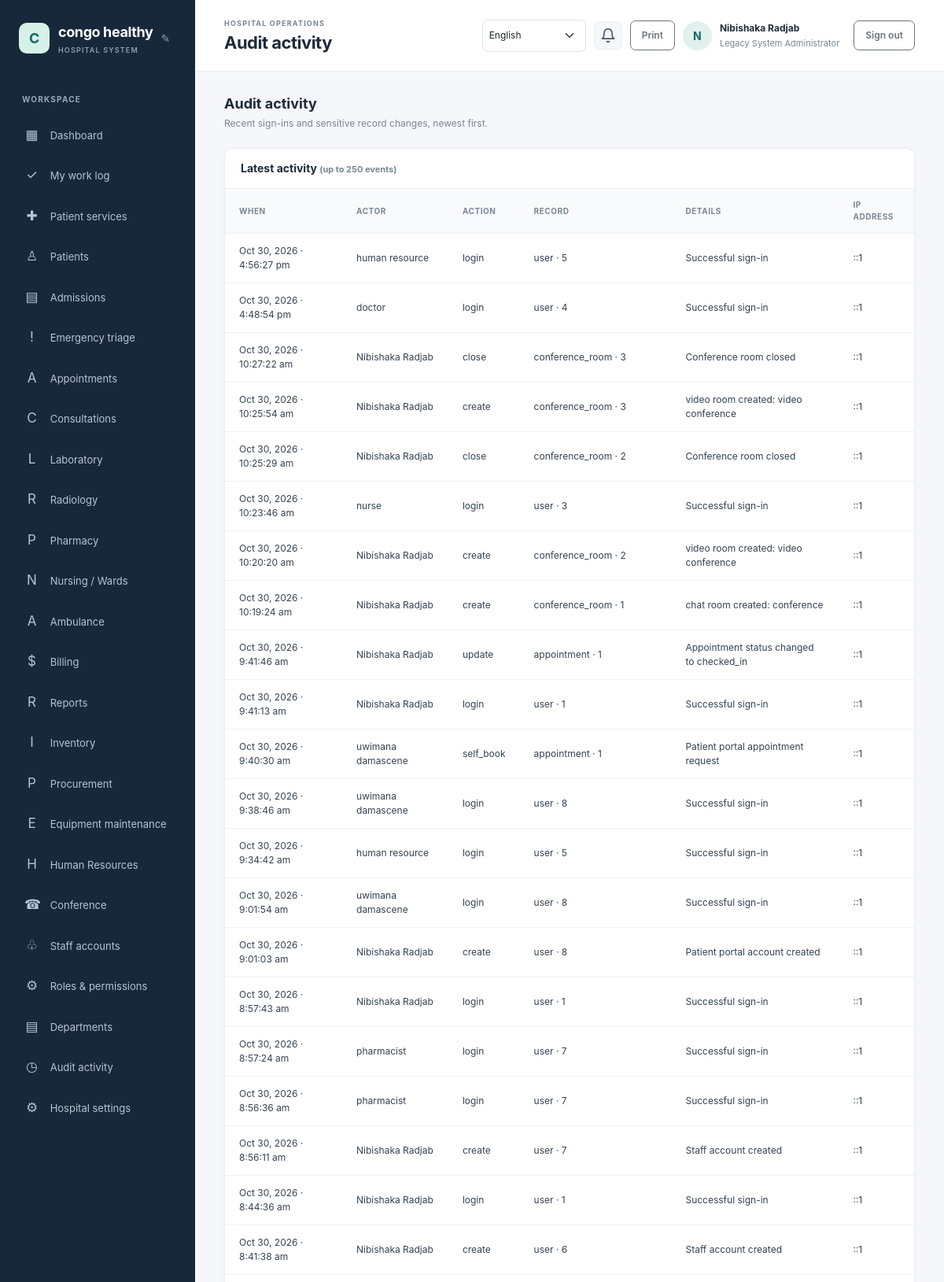
The app's page /admin/audit.php (signed in, upper part) with its own data.
### tables this page shows
CREATE TABLE `hospital_settings` (
  `setting_key` varchar(80) NOT NULL,
  `setting_value` text NOT NULL,
  `updated_at` timestamp NOT NULL DEFAULT current_timestamp() ON UPDATE current_timestamp()
);

CREATE TABLE `users` (
  `id` bigint(20) UNSIGNED NOT NULL,
  `role_id` tinyint(3) UNSIGNED NOT NULL,
  `full_name` varchar(160) NOT NULL,
  `email` varchar(190) NOT NULL,
  `password_hash` varchar(255) NOT NULL,
  `is_active` tinyint(1) NOT NULL DEFAULT 1,
  `payment_method` enum('bank_transfer','mobile_money','paypal','other') DEFAULT NULL,
  `payment_details` varchar(255) DEFAULT NULL,
  `last_login_at` datetime DEFAULT NULL,
  `created_at` timestamp NOT NULL DEFAULT current_timestamp()
);

CREATE TABLE `roles` (
  `id` tinyint(3) UNSIGNED NOT NULL,
  `role_key` varchar(40) NOT NULL,
  `name` varchar(80) NOT NULL
);

CREATE TABLE `audit_logs` (
  `id` bigint(20) UNSIGNED NOT NULL,
  `actor_user_id` bigint(20) UNSIGNED DEFAULT NULL,
  `action` varchar(80) NOT NULL,
  `entity_type` varchar(80) NOT NULL,
  `entity_id` varchar(80) DEFAULT NULL,
  `details` varchar(500) DEFAULT NULL,
  `ip_address` varchar(45) DEFAULT NULL,
  `created_at` timestamp NOT NULL DEFAULT current_timestamp()
);

### config/database.php (called while the page is built, shortened)
<?php
$host = getenv('DB_HOST') ?: '127.0.0.1';
$port = getenv('DB_PORT') ?: '3306';
$name = getenv('DB_NAME') ?: 'hospital_management';
$user = getenv('DB_USER') ?: 'root';
$password = getenv('DB_PASSWORD') ?: '';
try {
    $pdo = new PDO(
        "mysql:host={$host};port={$port};dbname={$name};charset=utf8mb4",
        $user,
        $password,
        [
            PDO::ATTR_ERRMODE => PDO::ERRMODE_EXCEPTION,
            PDO::ATTR_DEFAULT_FETCH_MODE => PDO::FETCH_ASSOC,
            PDO::ATTR_EMULATE_PREPARES => false,
        ]
    );
} catch (PDOException $exception) {
    error_log('Database connection failed: ' . $exception->getMessage());
    http_response_code(500);
    exit('Database connection failed. Check the database settings and import database/schema.sql.');
}
return $pdo;

### includes/functions.php (called while the page is built, shortened)
<?php
function e(?string $value): string
{
    return htmlspecialchars($value ?? '', ENT_QUOTES | ENT_SUBSTITUTE, 'UTF-8');
}
function get_hospital_name(): string
{
    global $pdo;
    static $name = null;
    if ($name === null) {
        try {
            $name = (string) $pdo->query(
                "SELECT setting_value FROM hospital_settings WHERE setting_key = 'hospital_name'"
            )->fetchColumn();
        } catch (\Throwable) {
            $name = 'KivuCare';
        }
    }
    return $name;
}

### includes/auth.php (called while the page is built, shortened)
<?php
require_once __DIR__ . '/bootstrap.php';
function require_login(): void
{
    global $pdo;
    $statement = $pdo->prepare(
        'SELECT u.is_active, r.id AS role_id, r.role_key, r.name AS role_name
         FROM users u JOIN roles r ON r.id = u.role_id WHERE u.id = :id'
    );
    $statement->execute(['id' => $_SESSION['user']['id']]);
}
function has_permission(string $permissionKey): bool
{
    static $permissionsByRole = [];
    $roleId = (int) (current_user()['role_id'] ?? 0);
    if (!isset($permissionsByRole[$roleId])) {
        global $pdo;
        $statement = $pdo->prepare(
            'SELECT p.permission_key
             FROM role_permissions rp
             JOIN permissions p ON p.id = rp.permission_id
             WHERE rp.role_id = :role_id'
        );
        $statement->execute(['role_id' => $roleId]);
        $permissionsByRole[$roleId] = array_fill_keys(
            array_column($statement->fetchAll(), 'permission_key'),
            true
        );
    }
    return isset($permissionsByRole[$roleId][$permissionKey]);
}
function require_permission(string $permissionKey): void
{
    require_login();
}
function current_user(): array
{
    return $_SESSION['user'] ?? [];
}

### admin/audit.php (the view, shortened to what this page needs)
<?php
require_once __DIR__ . '/../includes/auth.php';
require_permission('audit.view');
$logs = $pdo->query(
    'SELECT l.action, l.entity_type, l.entity_id, l.details, l.ip_address, l.created_at, u.full_name
     FROM audit_logs l LEFT JOIN users u ON u.id = l.actor_user_id
     ORDER BY l.created_at DESC LIMIT 250'
)->fetchAll();
$pageTitle = 'Audit activity';
require __DIR__ . '/../includes/header.php';
?>
<div class="page-heading"><div><h2>Audit activity</h2><p>Recent sign-ins and sensitive record changes, newest first.</p></div></div>
<section class="content-card mt-0">
    <div class="card-heading"><h3>Latest activity <span class="subtle">(up to 250 events)</span></h3></div>
    <div class="table-responsive"><table class="table"><thead><tr><th>When</th><th>Actor</th><th>Action</th><th>Record</th><th>Details</th><th>IP address</th></tr></thead><tbody>
        <?php if ($logs === []): ?><tr><td class="empty-state" colspan="6">No audit activity has been recorded yet.</td></tr><?php else: foreach ($logs as $log): ?>
            <tr><td><?= e(date('M j, Y · g:i:s a', strtotime($log['created_at']))) ?></td><td><?= e($log['full_name'] ?: 'Deleted account') ?></td><td><?= e($log['action']) ?></td><td><?= e($log['entity_type'] . ($log['entity_id'] ? ' · ' . $log['entity_id'] : '')) ?></td><td><?= e($log['details'] ?: '—') ?></td><td><?= e($log['ip_address'] ?: '—') ?></td></tr>
        <?php endforeach; endif; ?>
    </tbody></table></div>
</section>
<?php require __DIR__ . '/../includes/footer.php'; ?>

### includes/header.php (shortened to what this page needs)
<?php
$pageTitle = $pageTitle ?? 'Dashboard';
$user = current_user();
$_hospitalName = get_hospital_name();
?>
<!doctype html>
<html lang="en">
<head>
    <link href="https://cdn.jsdelivr.net/npm/bootstrap@5.3.3/dist/css/bootstrap.min.css" rel="stylesheet">
    <link href="/hospital%20management/assets/css/app.css" rel="stylesheet">
</head>
<body>
<div class="app-shell">
    <aside class="sidebar" id="workspace-menu" aria-label="Workspace navigation">
        <div class="brand-wrap">
            <a class="brand" href="/hospital%20management/dashboard.php"><span class="brand-mark"><?= e(strtoupper(substr($_hospitalName, 0, 1))) ?></span><span><?= e($_hospitalName) ?><small>HOSPITAL SYSTEM</small></span></a>
            <?php if (has_permission('settings.manage') || ($user['role_key'] ?? '') === 'hospital_admin'): ?>
            <button id="brand-edit-btn" class="brand-edit-btn" title="Edit hospital name">&#9998;</button>
            <?php endif; ?>
        </div>
        <div class="nav-label">WORKSPACE</div>
        <nav class="nav flex-column">
            <a class="nav-link" href="/hospital%20management/dashboard.php"><span>▦</span> Dashboard</a>
            <?php if (has_permission('work_logs.view_own')): ?>
                <a class="nav-link" href="/hospital%20management/work-log/index.php"><span>✓</span> My work log</a>
            <?php endif; ?>
            <?php if (has_permission('patient_services.view_own') || has_permission('patient_services.view_all')): ?>
                <a class="nav-link" href="/hospital%20management/patient-services/index.php"><span>✚</span> Patient services</a>
            <?php endif; ?>
            <?php if (has_permission('patients.view')): ?>
                <a class="nav-link" href="/hospital%20management/patient/index.php"><span>♙</span> Patients</a>
            <?php endif; ?>
            <?php if (has_permission('admissions.view')): ?>
                <a class="nav-link" href="/hospital%20management/admission/index.php"><span>▤</span> Admissions</a>
            <?php endif; ?>
            <?php if (has_permission('triage.view')): ?>
                <a class="nav-link" href="/hospital%20management/emergency/index.php"><span>!</span> Emergency triage</a>
            <?php endif; ?>
            <?php if (has_permission('appointments.view')): ?>
                <a class="nav-link" href="/hospital%20management/appointments/index.php"><span>A</span> Appointments</a>
            <?php endif; ?>
            <?php if (has_permission('visits.view')): ?>
                <a class="nav-link" href="/hospital%20management/consultations/index.php"><span>C</span> Consultations</a>
            <?php endif; ?>
            <?php if (has_permission('lab.requests.view') || has_permission('lab.results.view')): ?>
                <a class="nav-link" href="/hospital%20management/laboratory/index.php"><span>L</span> Laboratory</a>
            <?php endif; ?>
            <?php if (has_permission('radiology.requests.view') || has_permission('radiology.results.manage')): ?>
                <a class="nav-link" href="/hospital%20management/radiology/index.php"><span>R</span> Radiology</a>
            <?php endif; ?>
            <?php if (has_permission('prescriptions.create') || has_permission('prescriptions.view') || has_permission('pharmacy.dispense')): ?>
                <a class="nav-link" href="/hospital%20management/pharmacy/index.php"><span>P</span> Pharmacy</a>
            <?php endif; ?>
            <?php if (has_permission('nursing_notes.manage')): ?>
                <a class="nav-link" href="/hospital%20management/nursing/index.php"><span>N</span> Nursing / Wards</a>
            <?php endif; ?>
            <?php if (has_permission('ambulance.manage') || has_permission('ambulance.requests.create') || has_permission('emergency_requests.view')): ?>
                <a class="nav-link" href="/hospital%20management/ambulance/index.php"><span>A</span> Ambulance</a>
            <?php endif; ?>
            <?php if (has_permission('billing.overview') || has_permission('billing.view') || has_permission('invoices.manage') || has_permission('payments.manage') || has_permission('financial_reports.view')): ?>
                <a class="nav-link" href="/hospital%20management/billing/index.php"><span>$</span> Billing</a>
            <?php endif; ?>
            <?php if (has_permission('reports.view') || has_permission('financial_reports.view') || has_permission('inventory.reports') || has_permission('pharmacy.reports')): ?>
                <a class="nav-link" href="/hospital%20management/reports/index.php"><span>R</span> Reports</a>
            <?php endif; ?>
            <?php if (has_permission('inventory.view')): ?>
                <a class="nav-link" href="/hospital%20management/inventory/index.php"><span>I</span> Inventory</a>
            <?php endif; ?>
            <?php if (has_permission('purchase_orders.manage') || has_permission('suppliers.manage')): ?>
                <a class="nav-link" href="/hospital%20management/inventory/purchases.php"><span>P</span> Procurement</a>
            <?php endif; ?>
            <?php if (has_permission('inventory.view')): ?>
                <a class="nav-link" href="/hospital%20management/inventory/equipment.php"><span>E</span> Equipment maintenance</a>
            <?php endif; ?>
            <?php if (has_permission('attendance.manage') || has_permission('payroll.manage') || has_permission('employees.manage')): ?>
                <a class="nav-link" href="/hospital%20management/hr/index.php"><span>H</span> Human Resources</a>
            <?php endif; ?>
            <a class="nav-link" href="/hospital%20management/conference/index.php"><span>&#9742;</span> Conference</a>
            <?php if (has_permission('users.view')): ?>
                <a class="nav-link" href="/hospital%20management/admin/users.php"><span>♧</span> Staff accounts</a>
            <?php endif; ?>
            <?php if (has_permission('roles.manage')): ?>
                <a class="nav-link" href="/hospital%20management/admin/roles.php"><span>⚙</span> Roles & permissions</a>
            <?php endif; ?>
            <?php if (has_permission('departments.manage')): ?>
                <a class="nav-link" href="/hospital%20management/admin/departments.php"><span>▤</span> Departments</a>
            <?php endif; ?>
            <?php if (has_permission('audit.view')): ?>
                <a class="nav-link" href="/hospital%20management/admin/audit.php"><span>◷</span> Audit activity</a>
            <?php endif; ?>
            <?php if (has_permission('settings.manage') || ($user['role_key'] ?? '') === 'hospital_admin'): ?>
                <a class="nav-link" href="/hospital%20management/admin/settings.php"><span>⚙</span> Hospital settings</a>
            <?php endif; ?>
        </nav>
    </aside>
    <main class="main-content">
        <header class="topbar">
            <div class="topbar-heading">
                <div>
                    <div class="eyebrow">HOSPITAL OPERATIONS</div>
                    <h1><?= e($pageTitle) ?></h1>
                </div>
            </div>
            <div class="user-menu">
                <?= render_language_switcher() ?>
                <div class="notif-bell no-print" id="notifBell" title="Notifications" role="button" tabindex="0" aria-haspopup="true" aria-expanded="false">
                    <svg class="notif-icon" xmlns="http://www.w3.org/2000/svg" width="20" height="20" viewBox="0 0 24 24" fill="none" stroke="currentColor" stroke-width="2" stroke-linecap="round" stroke-linejoin="round" aria-hidden="true"><path d="M18 8A6 6 0 0 0 6 8c0 7-3 9-3 9h18s-3-2-3-9"/><path d="M13.73 21a2 2 0 0 1-3.46 0"/></svg>
                </div>
                <button class="btn btn-sm btn-outline-secondary print-page no-print" type="button" onclick="window.print()">Print</button>
                <a class="avatar no-print" href="/hospital%20management/profile.php" title="Edit profile"><?= e(strtoupper(substr($user['full_name'] ?? 'U', 0, 1))) ?></a>
                <a class="user-detail no-print" href="/hospital%20management/profile.php"><strong><?= e($user['full_name'] ?? '') ?></strong><span><?= e($user['role_name'] ?? '') ?></span></a>
                <form method="post" action="/hospital%20management/logout.php" class="ms-2">
                    <button class="btn btn-sm btn-outline-secondary" type="submit">Sign out</button>
                </form>
            </div>
        </header>
        <section class="page-body">

### records on screen
hospital_settings: setting_value "C", setting_value "congo healthy"
users: role.name "Legacy System Administrator"
audit_logs: created_at "Oct 30, 2026 · 4:56:27 pm", actor_user.full_name "human resource", action "login", entity_type+entity "user · 5", details "Successful sign-in", ip_address "::1"
audit_logs: created_at "Oct 30, 2026 · 4:48:54 pm", actor_user.full_name "doctor", action "login", entity_type+entity "user · 4", details "Successful sign-in", ip_address "::1"
audit_logs: created_at "Oct 30, 2026 · 10:27:22 am", actor_user.full_name "Nibishaka Radjab", action "close", entity_type+entity "conference_room · 3", details "Conference room closed", ip_address "::1"
audit_logs: created_at "Oct 30, 2026 · 10:25:54 am", actor_user.full_name "Nibishaka Radjab", action "create", entity_type+entity "conference_room · 3", details "video room created: video conference", ip_address "::1"
audit_logs: created_at "Oct 30, 2026 · 10:25:29 am", actor_user.full_name "Nibishaka Radjab", action "close", entity_type+entity "conference_room · 2", details "Conference room closed", ip_address "::1"
audit_logs: created_at "Oct 30, 2026 · 10:23:46 am", actor_user.full_name "nurse", action "login", entity_type+entity "user · 3", details "Successful sign-in", ip_address "::1"
audit_logs: created_at "Oct 30, 2026 · 10:20:20 am", actor_user.full_name "Nibishaka Radjab", action "create", entity_type+entity "conference_room · 2", details "video room created: video conference", ip_address "::1"
audit_logs: created_at "Oct 30, 2026 · 10:19:24 am", actor_user.full_name "Nibishaka Radjab", action "create", entity_type+entity "conference_room · 1", details "chat room created: conference", ip_address "::1"
audit_logs: created_at "Oct 30, 2026 · 9:41:46 am", actor_user.full_name "Nibishaka Radjab", action "update", entity_type+entity "appointment · 1", details "Appointment status changed to checked_in", ip_address "::1"
audit_logs: created_at "Oct 30, 2026 · 9:41:13 am", actor_user.full_name "Nibishaka Radjab", action "login", entity_type+entity "user · 1", details "Successful sign-in", ip_address "::1"
audit_logs: created_at "Oct 30, 2026 · 9:40:30 am", actor_user.full_name "uwimana damascene", action "self_book", entity_type+entity "appointment · 1", details "Patient portal appointment request", ip_address "::1"
audit_logs: created_at "Oct 30, 2026 · 9:38:46 am", actor_user.full_name "uwimana damascene", action "login", entity_type+entity "user · 8", details "Successful sign-in", ip_address "::1"
audit_logs: created_at "Oct 30, 2026 · 9:34:42 am", actor_user.full_name "human resource", action "login", entity_type+entity "user · 5", details "Successful sign-in", ip_address "::1"
audit_logs: created_at "Oct 30, 2026 · 9:01:54 am", actor_user.full_name "uwimana damascene", action "login", entity_type+entity "user · 8", details "Successful sign-in", ip_address "::1"
audit_logs: created_at "Oct 30, 2026 · 9:01:03 am", actor_user.full_name "Nibishaka Radjab", action "create", entity_type+entity "user · 8", details "Patient portal account created", ip_address "::1"
audit_logs: created_at "Oct 30, 2026 · 8:57:43 am", actor_user.full_name "Nibishaka Radjab", action "login", entity_type+entity "user · 1", details "Successful sign-in", ip_address "::1"
audit_logs: created_at "Oct 30, 2026 · 8:57:24 am", actor_user.full_name "pharmacist", action "login", entity_type+entity "user · 7", details "Successful sign-in", ip_address "::1"
audit_logs: created_at "Oct 30, 2026 · 8:56:36 am", actor_user.full_name "pharmacist", action "login", entity_type+entity "user · 7", details "Successful sign-in", ip_address "::1"
audit_logs: created_at "Oct 30, 2026 · 8:56:11 am", actor_user.full_name "Nibishaka Radjab", action "create", entity_type+entity "user · 7", details "Staff account created", ip_address "::1"
audit_logs: created_at "Oct 30, 2026 · 8:44:36 am", actor_user.full_name "Nibishaka Radjab", action "login", entity_type+entity "user · 1", details "Successful sign-in", ip_address "::1"
audit_logs: created_at "Oct 30, 2026 · 8:41:38 am", actor_user.full_name "Nibishaka Radjab", action "create", entity_type+entity "user · 6", details "Staff account created", ip_address "::1"

### other values on screen
$pageTitle "Audit activity"
substr($user['full_name'] ?? 'U', 0, 1) "N"
$user['full_name'] "Nibishaka Radjab"
form field lang "English"
